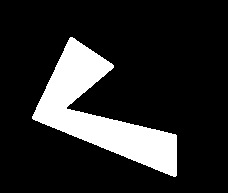
#> input picture Files used as input/img28.bmp, 228 x 193 px, found by its file name
$ python C9_12_Convex_hull_INBUILT.py
#> lines starting #> are read from the running program, lines starting #| are printed output that depends on the picture; after the words box and inside, x2 and y2 are one past the last pixel; in counts of white or black regions, pixels touching at a corner belong together
### Chapter 09/my_package/my_functions.py
#======================================================================
# Purpose : creating custom functions for usage
#======================================================================

import matplotlib.pyplot as plt
import cv2
import numpy as np

# Function my_imshow is used to display image using matplotlib method and is
# usually used with subplots

def my_imshow(input_image,str='',ax='Nothing Passed'):
    if ax=='Nothing Passed':
        fig1,ax1=plt.subplots()
        fig1.show()
        if input_image.ndim==3:
            plt.imshow(cv2.cvtColor(input_image, cv2.COLOR_BGR2RGB))
        else:
            plt.imshow(cv2.cvtColor(input_image, cv2.COLOR_GRAY2RGB))
        plt.axis("off")
        plt.gca().set_title(str)
        return fig1,ax1
    else:
        if input_image.ndim==3:
            ax.imshow(cv2.cvtColor(input_image, cv2.COLOR_BGR2RGB))
        else:
            ax.imshow(cv2.cvtColor(input_image, cv2.COLOR_GRAY2RGB))
        ax.axis("off")
        ax.set_title(str)

# Function norm_uint8 defined below,
# Normalises and convert to uint8 an input_image and return the same, usually
# used while displaying a grayscale image which has been converted to float32
# during processing

# [5 lines left out: function norm_uint8, not called in this run]


### Chapter 09/C9_12_Convex_hull_INBUILT.py
#======================================================================
# PURPOSE : Finding Convex Hull using Python's Inbuilt Method.
#======================================================================
import cv2
import matplotlib.pyplot as plt
import numpy as np
import skimage as ski
import my_package.my_functions as mf # This is a user defined package
# one may find the details related to its contents and usage in section XXX

# Import and Display the image
input_image=cv2.imread('img28.bmp',0)
#> input_image: shape (193, 228); 16.3% white; 1 white region, box (x1, y1, x2, y2) and area: (32, 37, 177, 177) 7169
fig1,ax1=plt.subplots(1,3)
mf.my_imshow(input_image,'(a) Input Binary Image',ax1[0])

# Find Convex Hull and Display
convex_hull_image = 255*ski.morphology.convex_hull_image(input_image)
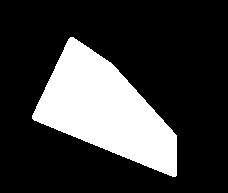
#> convex_hull_image: shape (193, 228) int64; 23.2% white; 1 white region, box (x1, y1, x2, y2) and area: (32, 37, 177, 177) 10224
mf.my_imshow(np.uint8(convex_hull_image),'(b) Convex Hull',ax1[1])

# Embed the original set in convex hull and display
convex_hull_image[np.where(input_image>0)]=128
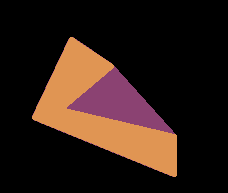
#> convex_hull_image: shape (193, 228) int64; 3 distinct labels, from 0 to 255; one colour per label, 0 black
mf.my_imshow(np.uint8(convex_hull_image),'(c) Convex Hull (with Foreground)',ax1[2])
#> call 3 of my_imshow, with str = '(c) Convex Hull (with Foreground)'
#> in my_imshow (call 3), `ax.imshow(cv2.cvtColor(input_image, cv2.COLOR_GRAY2RGB))`:
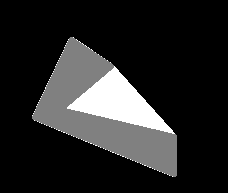
#> input_image: shape (193, 228); min 0, max 255, mean 38.6

plt.show()
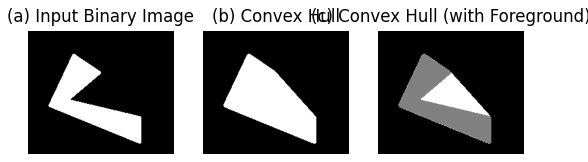
#> figure drawn by matplotlib, 3 panels
print("Completed Successfully ...")

$ run again, with Files used as input/img1.bmp copied over Files used as input/img28.bmp
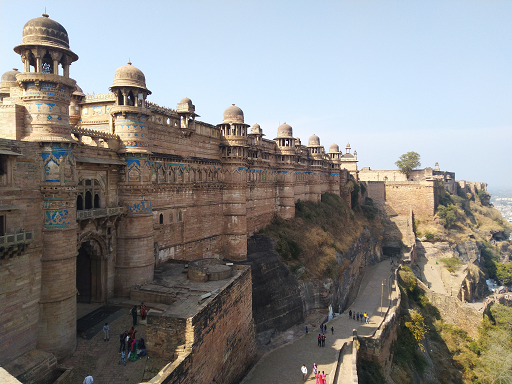
#> input picture Files used as input/img1.bmp, 512 x 384 px, found by its file name
#> `convex_hull_image[np.where(input_image>0)]=128`:
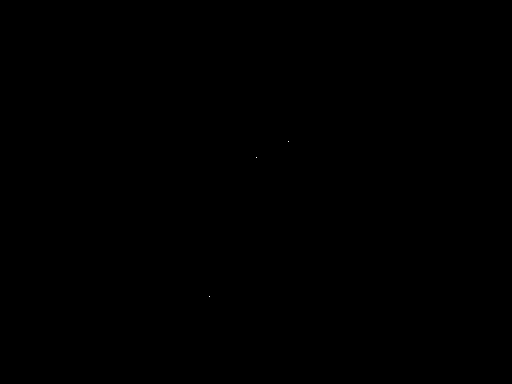
#> convex_hull_image: shape (384, 512) int64; values 128 (black) and 255 (white), 0% white in thin lines or dots, all inside (x1, y1, x2, y2) = (209, 141, 289, 297)
#> `plt.show()`:
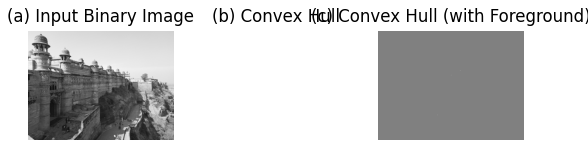
#> figure drawn by matplotlib, 3 panels

$ run again, with Files used as input/img10.bmp copied over Files used as input/img28.bmp
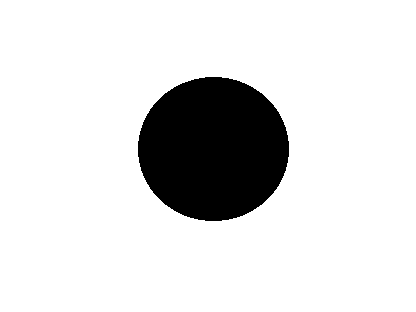
#> input picture Files used as input/img10.bmp, 416 x 312 px, found by its file name
#> `plt.show()`:
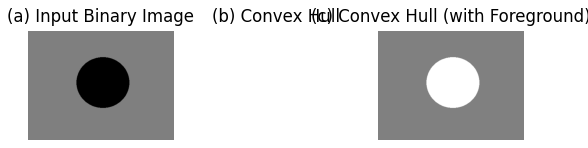
#> figure drawn by matplotlib, 3 panels

$ run again, with Files used as input/img11.bmp copied over Files used as input/img28.bmp
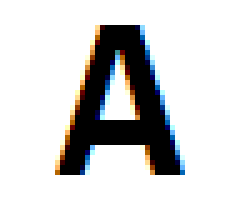
#> input picture Files used as input/img11.bmp, 49 x 42 px, found by its file name (shown 5 times larger)
#> `convex_hull_image[np.where(input_image>0)]=128`:
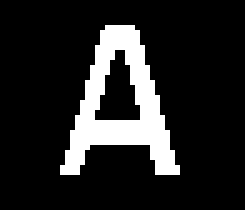
#> convex_hull_image: shape (42, 49) int64 (shown 5 times larger); values 128 (black) and 255 (white), 14.6% white; 1 white region, box (x1, y1, x2, y2) and area: (12, 5, 36, 35) 300
#> `plt.show()`:
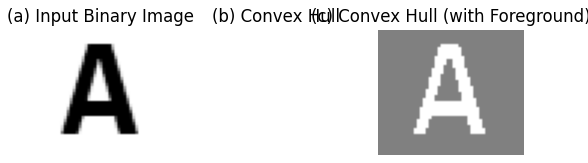
#> figure drawn by matplotlib, 3 panels
